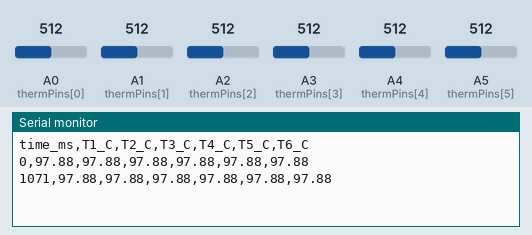
This sketch was run on a simulated Arduino Uno, built with avr-gcc and run on an emulated ATmega328P. Parts: the last lines printed to the serial monitor. The test bench sets the inputs (shaded band); at power-on: A0 (thermPins[0]) = 512, A1 (thermPins[1]) = 512, A2 (thermPins[2]) = 512, A3 (thermPins[3]) = 512, A4 (thermPins[4]) = 512, A5 (thermPins[5]) = 512.

Above: at 1.2 s.
1.3 s: A0 (thermPins[0]) set to 716
At 2.5 s:
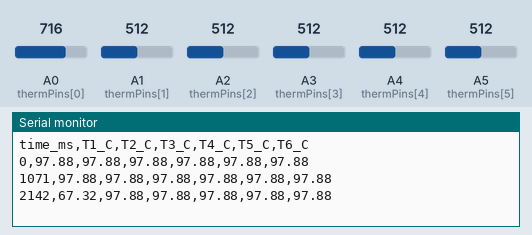
4.3 s: A1 (thermPins[1]) set to 716
At 5.2 s:
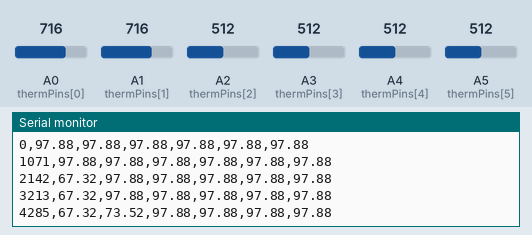
5.8 s: A2 (thermPins[2]) set to 716
At 7.1 s:
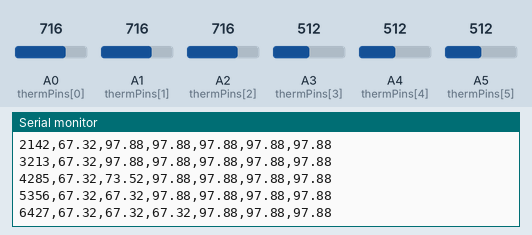
7.3 s: A3 (thermPins[3]) set to 716
At 8.4 s:
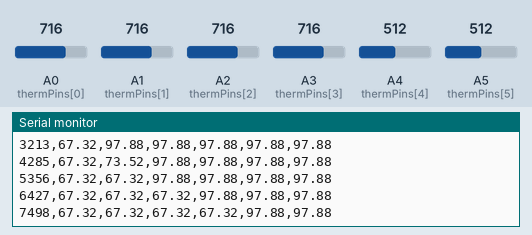
8.8 s: A4 (thermPins[4]) set to 716
At 10.1 s:
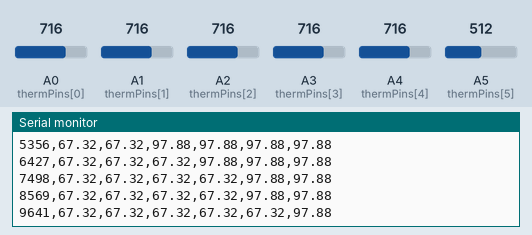
10.3 s: A5 (thermPins[5]) set to 716
At 11.5 s:
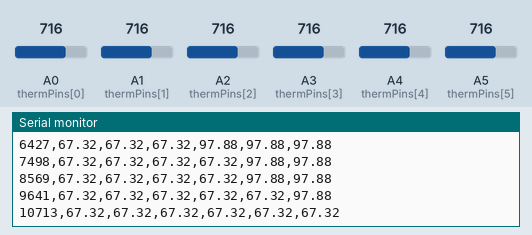
Timing chart, 0 to 12.8 s (numbered marks = the images above; inputs shaded):
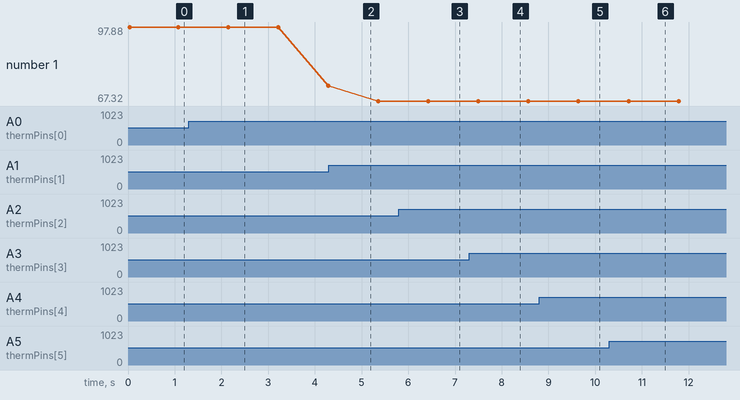

The sketch:

PLDC_thermal.ino
```cpp
//Constants
const float VCC = 5.0; // fixed arduino volage supply (5V)
const float Rfixed = 1000; //fixed resistance value
const float R0 = 10000; //fixed thermistor resistance
const float Beta = 3492.0; //beta constant (used in temperature equation)
const float temp = 25; //reference temperature in degree Celcuis
const float T0_k = 273.15 + temp; //reference temperature in Kelvin
//Thermsistor Inputs
const int numTherm = 6; //number of resistors
const int thermPins[numTherm] =  {A0, A1, A2, A3, A4, A5};
const int numSamples = 10; //number of measuremnts from each thermsistor
const int sampleDelay = 1; //# of ms between each measurement takes place
void setup() {
  Serial.begin(9600);
  while(!Serial) { }
  Serial.println("time_ms,T1_C,T2_C,T3_C,T4_C,T5_C,T6_C\n");
}
void loop() {
  unsigned long timeNow = millis(); // tracks time since start
  Serial.print(timeNow);
  Serial.print(",");
  // loop through each thermistor
  for (int i = 0; i < numTherm; i++)
  {
    long sum = 0;
    //adding and averaging the total ADC
    for(int n = 0; n < numSamples; n++)
    {
      sum += analogRead(thermPins[i]);
      delay(sampleDelay);
    }
    float adc_avg = sum / (float)numSamples;
    // calculates the total voltage out, based on this relationship to convert the ADC number back into volts
    float Vout = (adc_avg / 1023.0) * VCC; // use 1023.0 (float division)
    // calculating thermsistor resistance
    float RNTC = Rfixed * (Vout / (VCC - Vout));
    //temperature calculation
    float invT = (1.0 / T0_k) + (1.0 / Beta) * log(RNTC / R0);
    float tempK = 1.0 / invT;
    float tempC = tempK - 273.15;
    Serial.print(tempC, 2);
    if (i < numTherm - 1) Serial.print(",");
  }
  Serial.println();
  delay(1000);
}
```

Measured:
- after the input at 1.3 s, the serial monitor: prints a new line after 0.84 s (image 1)
- after the input at 5.8 s, the serial monitor: prints a new line after 0.63 s (image 3)
- after the input at 7.3 s, the serial monitor: prints a new line after 0.20 s (image 4)
- after the input at 8.8 s, the serial monitor: prints a new line after 0.84 s (image 5)
- after the input at 10.3 s, the serial monitor: prints a new line after 0.41 s (image 6)
- plotted number 1: 97.88 → 73.52 after the input at 1.3 s
